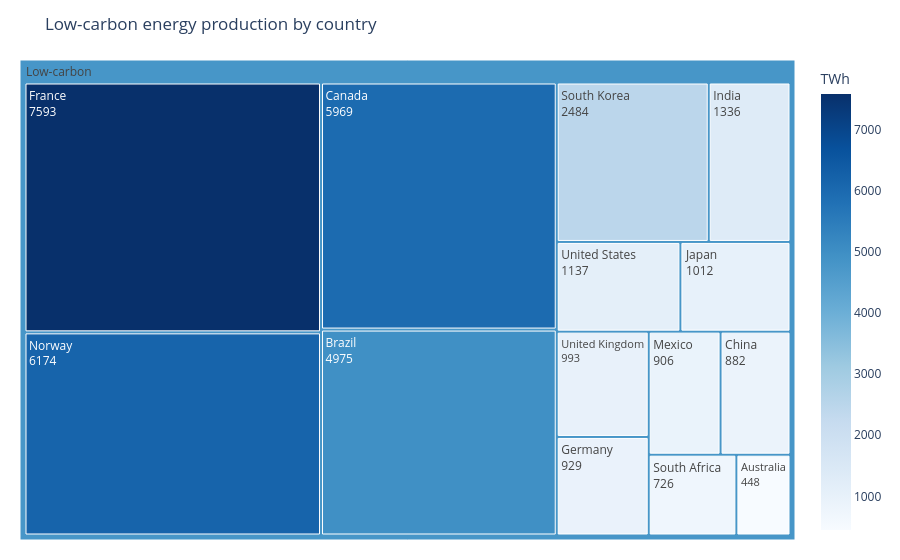
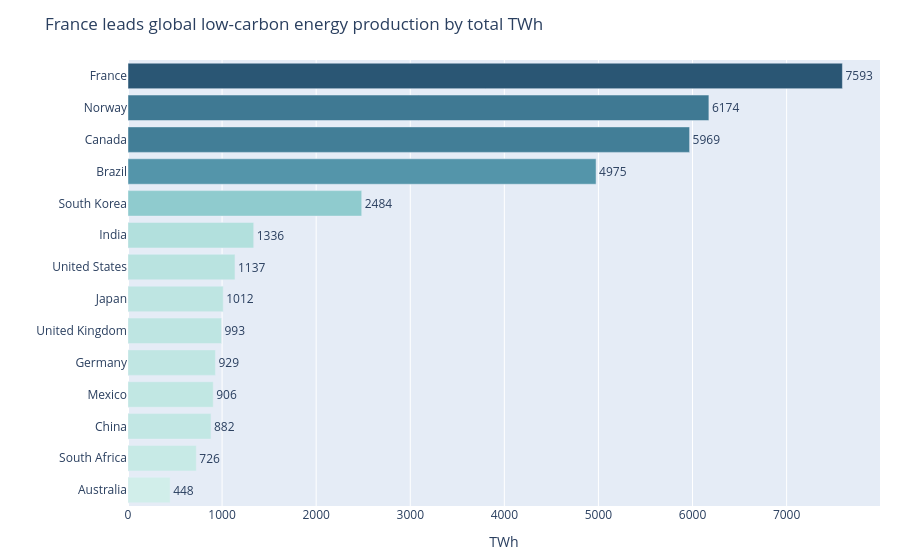

These figures' notebook cell, in order:
### Markdown cell above
## Task 3 — Treemap vs bar: low-carbon energy by country

**What to build:** Build **both** a treemap and a horizontal bar chart showing total low-carbon TWh (Nuclear + Hydro) per country. Then answer the question in a markdown cell below.

**Requirements:**
- Filter to `Source_Type == 'Low-carbon'` and aggregate TWh by country
- Treemap: single-level `path=['All', 'Country']` with a dummy root node labelled `'Low-carbon'`
- Bar chart: sorted by TWh, horizontal orientation, CVD-safe colour
- Both charts show TWh values, not percentages
- Insight title on the bar chart naming the leading country

### Code cell
# Filter low-carbon sources
low_carbon_df = df.loc[df['Source_Type'] == 'Low-carbon']

# Aggregate TWh by country
low_carbon_country = (
    low_carbon_df.groupby('Country')['TWh']
    .sum()
    .reset_index()
)

# Add dummy root node for treemap
low_carbon_country['All'] = 'Low-carbon'

# TREEMAP

fig_tree = px.treemap(
    low_carbon_country,
    path=['All', 'Country'],
    values='TWh',
    color='TWh',
    color_continuous_scale='Blues',

    title='Low-carbon energy production by country'
)

fig_tree.update_traces(
    textinfo='label+value',
    root_color='#E8E8E8',

    marker=dict(
        line=dict(color='white', width=1)
    ),

    hovertemplate=
        '<b>%{label}</b><br>' +
        'TWh: %{value:,.0f}<extra></extra>'
)

fig_tree.update_layout(
    margin=dict(t=60, l=20, r=20, b=20)
)

fig_tree.show()

# HORIZONTAL BAR CHART

low_carbon_country = low_carbon_country.sort_values(
    by='TWh',
    ascending=True
)

fig_bar = px.bar(
    low_carbon_country,
    x='TWh',
    y='Country',
    orientation='h',
    text='TWh',

    color='TWh',
    color_continuous_scale='Teal',

    title='France leads global low-carbon energy production by total TWh'
)

fig_bar.update_traces(
    textposition='outside',

    hovertemplate=
        '<b>%{y}</b><br>' +
        'TWh: %{x:,.0f}<extra></extra>'
)

fig_bar.update_layout(
    margin=dict(t=60, l=20, r=20, b=20),
    coloraxis_showscale=False,
    yaxis_title='',
    xaxis_title='TWh'
)

fig_bar.show()

### Figure 1 — Plotly figure (JSON) as saved in the notebook; plotly's stock layout.template omitted (floating-point values rounded to 4 significant figures)
{"data": [{"branchvalues": "total", "customdata": [[448.0], [4975.0], [5969.0], [882.0], [7593.0], [929.0], [1336.0], [1012.0], [906.0], [6174.0], [726.0], [2484.0], [993.0], [1137.0], [4797.0]], "domain": {"x": [0, 1], "y": [0, 1]}, "hovertemplate": "<b>%{label}</b><br>TWh: %{value:,.0f}<extra></extra>", "ids": ["Low-carbon/Australia", "Low-carbon/Brazil", "Low-carbon/Canada", "Low-carbon/China", "Low-carbon/France", "Low-carbon/Germany", "Low-carbon/India", "Low-carbon/Japan", "Low-carbon/Mexico", "Low-carbon/Norway", "Low-carbon/South Africa", "Low-carbon/South Korea", "Low-carbon/United Kingdom", "Low-carbon/United States", "Low-carbon"], "labels": ["Australia", "Brazil", "Canada", "China", "France", "Germany", "India", "Japan", "Mexico", "Norway", "South Africa", "South Korea", "United Kingdom", "United States", "Low-carbon"], "marker": {"coloraxis": "coloraxis", "colors": [448.0, 4975.0, 5969.0, 882.0, 7593.0, 929.0, 1336.0, 1012.0, 906.0, 6174.0, 726.0, 2484.0, 993.0, 1137.0, 4797.0], "line": {"color": "white", "width": 1}}, "name": "", "parents": ["Low-carbon", "Low-carbon", "Low-carbon", "Low-carbon", "Low-carbon", "Low-carbon", "Low-carbon", "Low-carbon", "Low-carbon", "Low-carbon", "Low-carbon", "Low-carbon", "Low-carbon", "Low-carbon", ""], "root": {"color": "#E8E8E8"}, "textinfo": "label+value", "type": "treemap", "values": [448.0, 4975.0, 5969.0, 882.0, 7593.0, 929.0, 1336.0, 1012.0, 906.0, 6174.0, 726.0, 2484.0, 993.0, 1137.0, 35560.0]}], "layout": {"coloraxis": {"colorbar": {"title": {"text": "TWh"}}, "colorscale": [[0, "rgb(247,251,255)"], [0.125, "rgb(222,235,247)"], [0.25, "rgb(198,219,239)"], [0.375, "rgb(158,202,225)"], [0.5, "rgb(107,174,214)"], [0.625, "rgb(66,146,198)"], [0.75, "rgb(33,113,181)"], [0.875, "rgb(8,81,156)"], [1, "rgb(8,48,107)"]]}, "legend": {"tracegroupgap": 0}, "margin": {"b": 20, "l": 20, "r": 20, "t": 60}, "title": {"text": "Low-carbon energy production by country"}}}

### Figure 2 — Plotly figure (JSON) as saved in the notebook; plotly's stock layout.template omitted (floating-point values rounded to 4 significant figures)
{"data": [{"hovertemplate": "<b>%{y}</b><br>TWh: %{x:,.0f}<extra></extra>", "legendgroup": "", "marker": {"color": [448.0, 726.0, 882.0, 906.0, 929.0, 993.0, 1012.0, 1137.0, 1336.0, 2484.0, 4975.0, 5969.0, 6174.0, 7593.0], "coloraxis": "coloraxis", "pattern": {"shape": ""}}, "name": "", "orientation": "h", "showlegend": false, "text": [448.0, 726.0, 882.0, 906.0, 929.0, 993.0, 1012.0, 1137.0, 1336.0, 2484.0, 4975.0, 5969.0, 6174.0, 7593.0], "textposition": "outside", "type": "bar", "x": [448.0, 726.0, 882.0, 906.0, 929.0, 993.0, 1012.0, 1137.0, 1336.0, 2484.0, 4975.0, 5969.0, 6174.0, 7593.0], "xaxis": "x", "y": ["Australia", "South Africa", "China", "Mexico", "Germany", "United Kingdom", "Japan", "United States", "India", "South Korea", "Brazil", "Canada", "Norway", "France"], "yaxis": "y"}], "layout": {"barmode": "relative", "coloraxis": {"colorbar": {"title": {"text": "TWh"}}, "colorscale": [[0, "rgb(209, 238, 234)"], [0.1667, "rgb(168, 219, 217)"], [0.3333, "rgb(133, 196, 201)"], [0.5, "rgb(104, 171, 184)"], [0.6667, "rgb(79, 144, 166)"], [0.8333, "rgb(59, 115, 143)"], [1, "rgb(42, 86, 116)"]], "showscale": false}, "legend": {"tracegroupgap": 0}, "margin": {"b": 20, "l": 20, "r": 20, "t": 60}, "title": {"text": "France leads global low-carbon energy production by total TWh"}, "xaxis": {"anchor": "y", "domain": [0, 1], "title": {"text": "TWh"}}, "yaxis": {"anchor": "x", "domain": [0, 1], "title": {"text": ""}}}}
